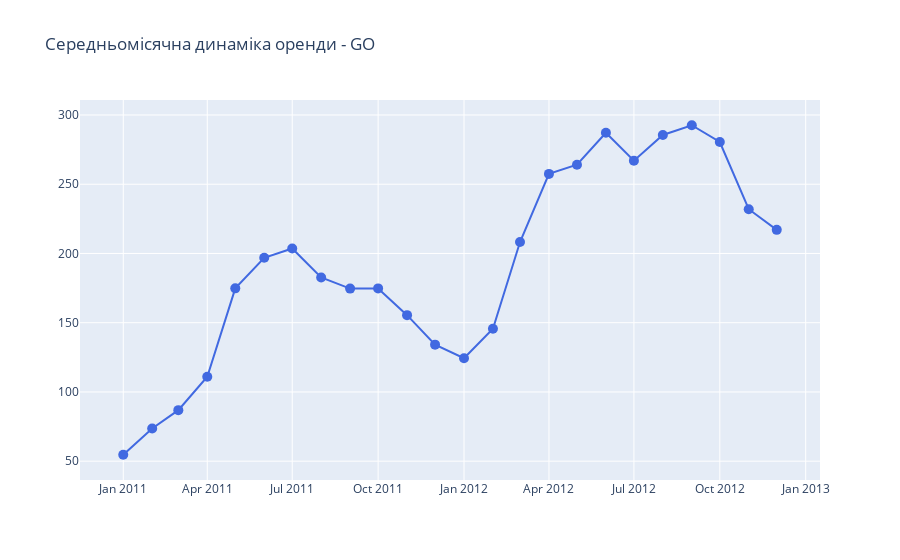

Write notebook code for a chart like this one.
### Code cell
fig = go.Figure()
fig.add_trace(
    go.Scatter(
        x=df['month_year'].unique(),
        y=df.groupby('month_year')['count'].mean(),
        mode='markers+lines',  # точки + лінії
        marker=dict(
            size=10,
            color='royalblue'
        ), # це наша hover_data
        hovertemplate='Місяць: %{x}<br>Оренда: %{y:.0f}<br>', # формат відображення
        name='Rent',
    )
)

fig.update_layout(
    title='Середньомісячна динаміка оренди - GO'
)
fig.show();
# 1) px побудувати простіше і швидше ніж з go, go має велуку кількість опцій для налаштування
# 2) px краще використовувати для швидкої побудови інтерактивних графіків
# 3) go краще використовувати для побудови інтерактивного дашборду з декількома графіками та hover, який можна наповнити потрібною додатковою інфою

### Figure 1 — Plotly figure (JSON) as saved in the notebook; plotly's stock layout.template omitted (floating-point values rounded to 4 significant figures)
{"data": [{"hovertemplate": "Місяць: %{x}<br>Оренда: %{y:.0f}<br>", "marker": {"color": "royalblue", "size": 10}, "mode": "markers+lines", "name": "Rent", "type": "scatter", "x": ["2011-01", "2011-02", "2011-03", "2011-04", "2011-05", "2011-06", "2011-07", "2011-08", "2011-09", "2011-10", "2011-11", "2011-12", "2012-01", "2012-02", "2012-03", "2012-04", "2012-05", "2012-06", "2012-07", "2012-08", "2012-09", "2012-10", "2012-11", "2012-12"], "y": [54.65, 73.64, 86.85, 111.0, 174.8, 196.9, 203.6, 182.7, 174.6, 174.8, 155.5, 134.2, 124.4, 145.6, 208.3, 257.5, 264.1, 287.2, 267.0, 285.6, 292.6, 280.5, 232.0, 217.1]}], "layout": {"title": {"text": "Середньомісячна динаміка оренди - GO"}}}
